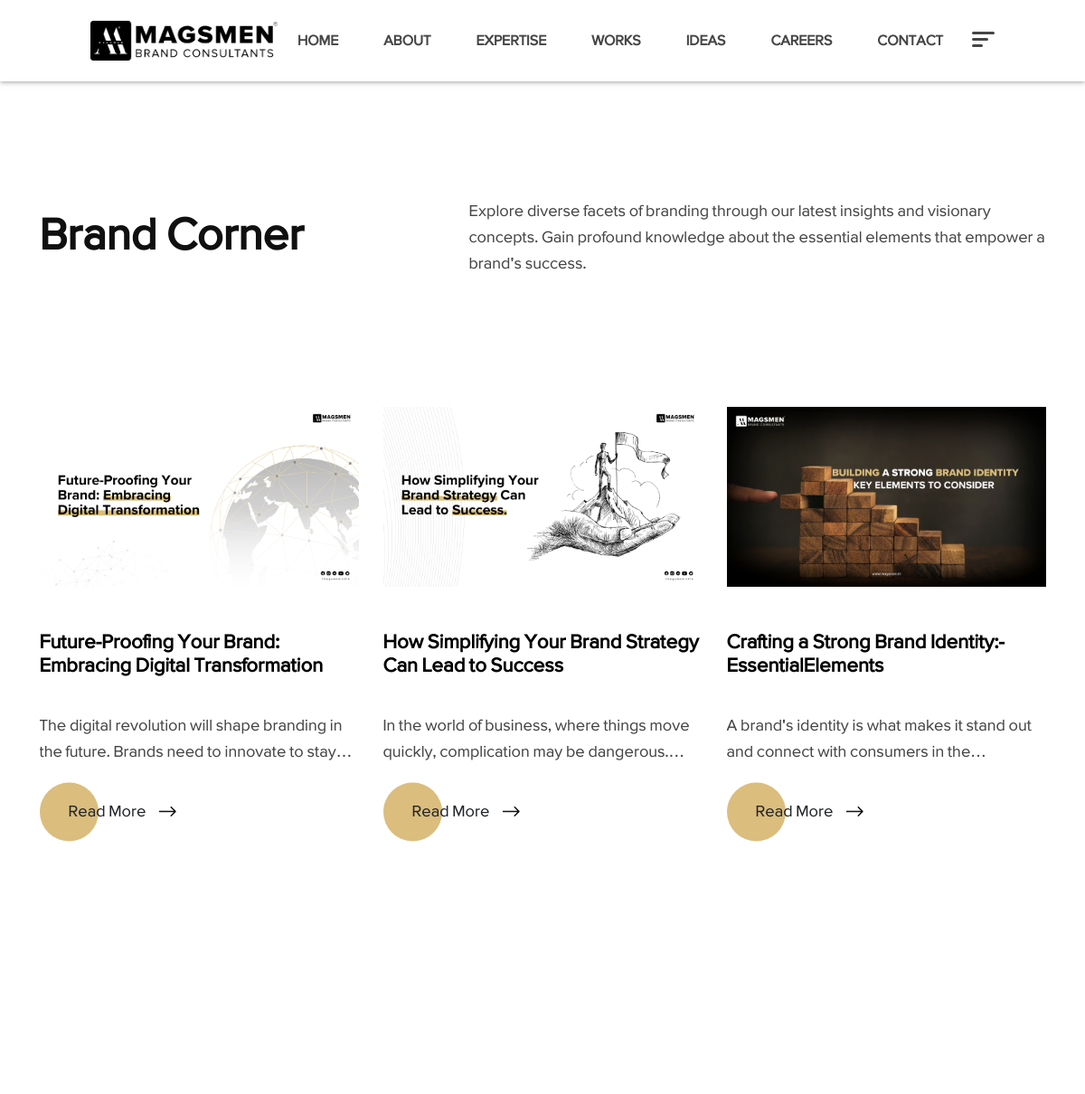
The page /blog/ (upper part) on the database as committed earlier.
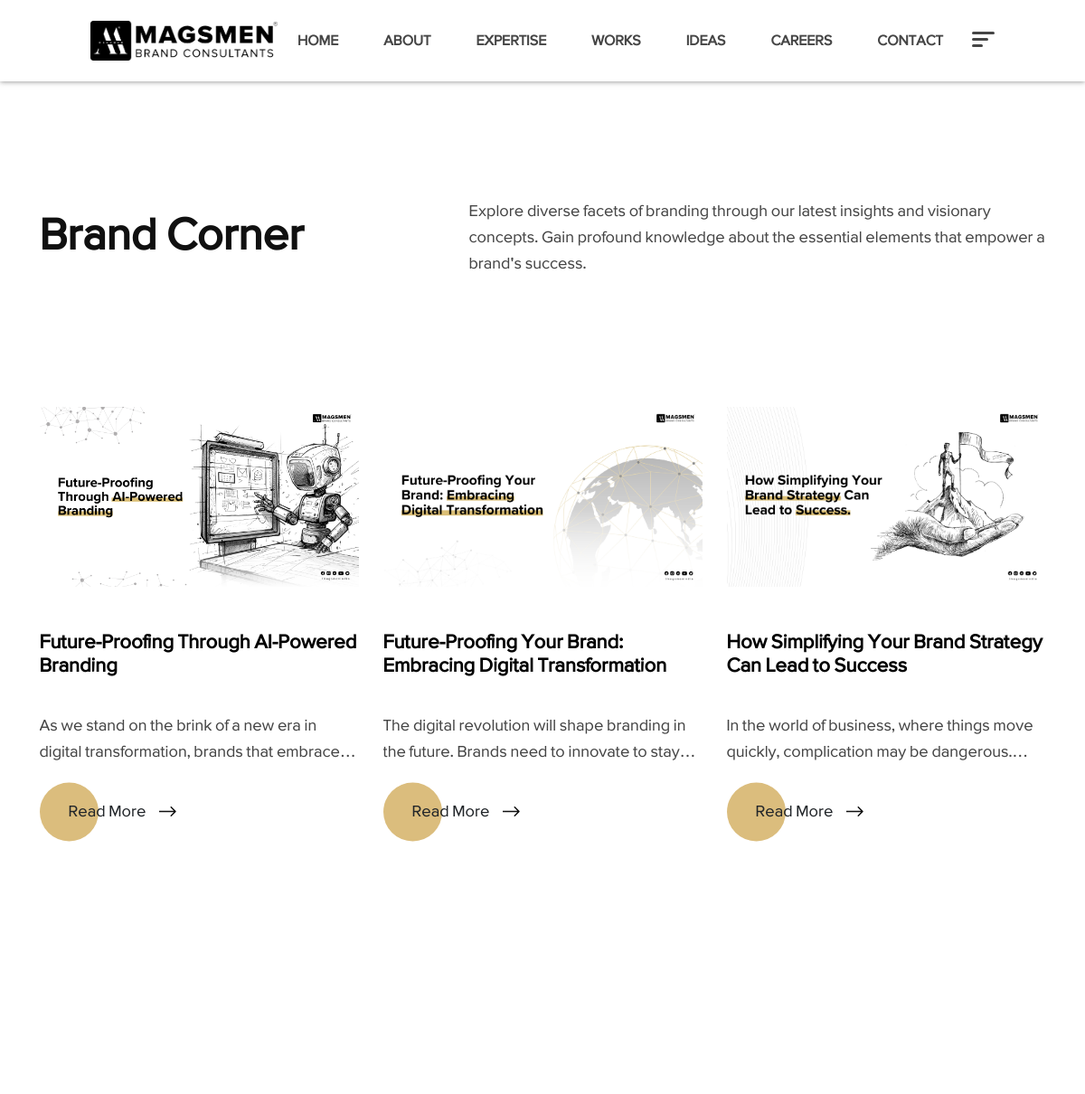
The same page on the database as committed later.
### app/models.py (models this page shows, shortened)
class BlogPost(models.Model):
    Id = models.AutoField(primary_key=True)
    Category = models.ForeignKey(Category,on_delete=models.CASCADE,related_name='categories')
    Title =  models.CharField(max_length=225,default="title")
    Description = models.CharField(max_length=2000,blank=True,null=True)
    Image1 = models.ImageField(upload_to='uploads/')
    Body = RichTextField(blank=True,null=True)
    Sluglink = models.CharField(max_length=200 ,blank=True,null=True)
    Tags = models.CharField(max_length=100 )
    CreatedName =  models.CharField(max_length=100)
    Create_at = models.DateTimeField(default=datetime.now)
    status = models.IntegerField(choices=STATUS, default=0)
    class Meta:
        ordering = ['-Create_at']

### app/views.py (the view)
# urls.py: path('blog/',blog,name="blog"),
def blog(request):
    blog_list = BlogPost.objects.filter().order_by('-Id')
    paginator = Paginator(blog_list, 9) # paginate 10 posts per page
    page = request.GET.get('page')
    posts = paginator.get_page(page)
    return render(request, 'uifiles/blog.html',{'blog_list':posts,'posts':posts,'page':page})

### templates/uifiles/blog.html (shortened to what this page needs)
{% extends 'uifiles/base.html' %}
{% load static %}
{% block content %}
<div id="scrollsmoother-container">
    <div class="cs_height_219 cs_height_lg_120"></div>
    <section>
        <div>
            <div class="container">
                <div class="cs_section_heading cs_style_1 cs_type_1">
                    <div class="cs_section_heading_text blog-heading">
                        <div class="row blog-details">
                            <div class="col-lg-5 blog-title">
                                <h2 class="cs_section_title anim_heading_title">
                                 </h2>
                            </div>
                            <div class="col-lg-7 about-text">
                                <p>Explore diverse facets of branding through our latest insights and visionary concepts. Gain profound knowledge about the essential elements that empower a brand's success.</p>
                            </div>
                        </div>
                    </div>
                </div>
            </div>
        </div>
    </section>
    <div class="cs_height_100 cs_height_lg_60"></div>
    <section>
        <div class="container">
            <div class="row">
                {% for bloginfo in blog_list %}
                <div class="col-md-4 pt-4 pb-4">
                    <div class="anim_div_ShowDowns">
                        <a href="/blog-details/{{bloginfo.Sluglink}}" class="cs_blog cs_style_1">
                            <div>
                                <img src="{{bloginfo.Image1.url}}" alt="post_1" />
                            </div>
                            <div class="cs_blog_info">
                                <h6 class="cs_blog_title blog-grid-text">
                                    {{bloginfo.Title}}
                                </h6>
                                <p class="cs_blog_subtitle blog-text">
                                   {{bloginfo.Description}}
                                </p>
                            </div>
                        </a>
                        <a href="/blog-details/{{bloginfo.Sluglink}}" class="cs_btn cs_style_1">
                            <span class="text-dark">Read More</span>
                        </a>
                    </div>
                </div>
                {% endfor %}
            </div>
        </div>
    </section>
{% endblock %}

Rows that differ between the two databases and show on the page:
no longer on this page (row unchanged): BlogPost: Image1 (picture), Title "Crafting­ a­ Strong­ Brand­ Identity:­ Essential­Elements", Description "A brand's identity is what makes it stand out and connect with consumers in…"
added BlogPost: Image1 (picture), Title "Future-Proofing Through AI-Powered Branding", Description "As we stand on the brink of a new era in digital transformation, brands that embrace…"
